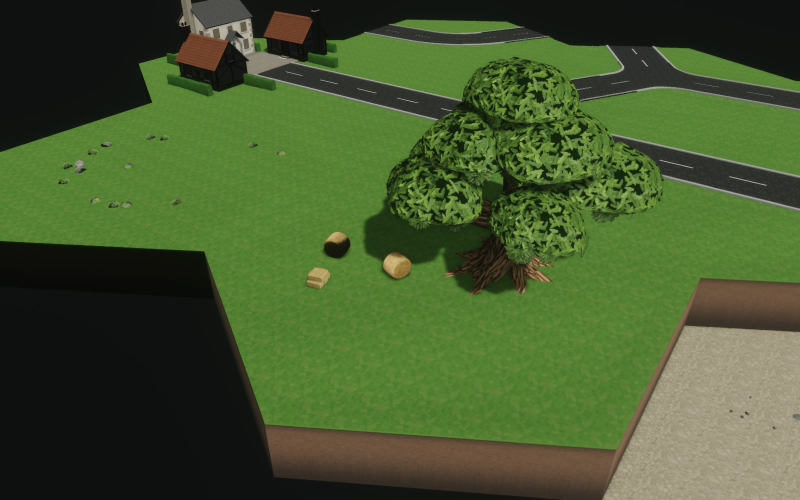
#> input picture docs/checkpoints/hay_bales/hay-play.jpg, 1600 x 1000 px, given in place of ref-2.jpg, which was not available (shown at 1/2 size)
$ python sheet.py
#> lines starting #> are read from the running program, lines starting #| are printed output that depends on the picture; pictures that were not available may be replaced by others from this repository, and a replacement may not be noted
"""Owner review sheets for the hay bales, one per piece: the approved reference crop, the textured
EEVEE stills, the six-view three-quarter render, and the in-engine shots (play distance, sun and shade
close-ups, 1.7 m eye level, scale beside the oak). Usage: python3 docs/checkpoints/hay_bales/sheet.py
(from the repo root, after run.sh has written the JPEGs; needs Pillow)."""
import pathlib

from PIL import Image, ImageDraw

ROOT = pathlib.Path(__file__).resolve().parents[3]
DOCS = ROOT / "docs/checkpoints/hay_bales"
REF = ROOT / "assets-source/refs/farm"
CELL_W, CELL_H = 520, 390
# Reference crops (source pixels): ref-2's yard bales, ref-1's barn-side bales.
CROPS = {
    "hay_bale_round": [("ref-2: round bale (left)", "ref-2.jpg", (250, 880, 560, 1130)),
                       ("ref-2: round and square bales", "ref-2.jpg", (1150, 650, 1780, 1000))],
    "hay_bale_stack": [("ref-1: square bale stacks", "ref-1.jpg", (1520, 560, 1960, 740)),
                       ("ref-2: round and square bales", "ref-2.jpg", (1150, 650, 1780, 1000))],
}
ENGINE = {
    "hay_bale_round": ["hay-play", "hay-round-sun", "hay-round-shade", "hay-eye", "hay-scale-oak"],
    "hay_bale_stack": ["hay-play", "hay-stack-sun", "hay-stack-shade", "hay-eye", "hay-scale-oak"],
}
LABELS = {
    "hay-play": "engine: play distance (tilt off)",
    "hay-round-sun": "engine: close-up, sun side",
    "hay-round-shade": "engine: close-up, shade side",
    "hay-stack-sun": "engine: close-up, sun side",
    "hay-stack-shade": "engine: close-up, shade side",
    "hay-eye": "engine: eye level 1.7 m",
    "hay-scale-oak": "engine: scale beside the hero oak",
}


def cell(im: Image.Image, label: str) -> Image.Image:
    im = im.convert("RGB")
    im.thumbnail((CELL_W, CELL_H))
    c = Image.new("RGB", (CELL_W, CELL_H + 24), (24, 24, 24))
    c.paste(im, ((CELL_W - im.width) // 2, 24 + (CELL_H - im.height) // 2))
    ImageDraw.Draw(c).text((8, 5), label, fill=(232, 232, 232))
    return c


for piece in ("hay_bale_round", "hay_bale_stack"):
    cells = []
    for label, f, box in CROPS[piece]:
        cells.append(cell(Image.open(REF / f).crop(box), label))
#> in cell, `im = im.convert("RGB")`:
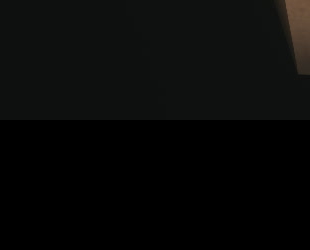
#> im: PIL image 310x250 RGB; mean R, G, B 8.4, 8.9, 8.1
#> in cell, `c = Image.new("RGB", (CELL_W, CELL_H + 24), (24, 24, 24))`: c: PIL image 520x414 RGB; every value is 24
#> in cell, `c.paste(im, ((CELL_W - im.width) // 2, 24 + (CELL_H - im.height) // 2))`:
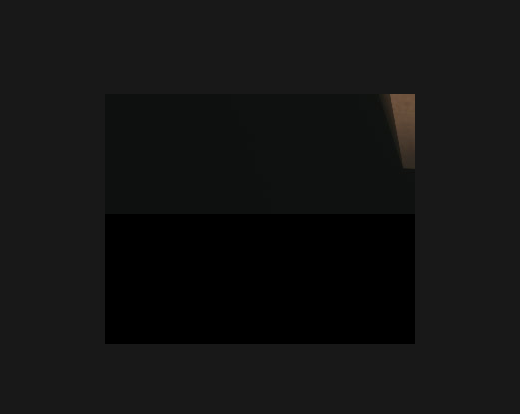
#> c: PIL image 520x414 RGB; mean R, G, B 18.4, 18.6, 18.3
    for v in ("three_quarter", "low_side"):
        cells.append(cell(Image.open(DOCS / f"{piece}-eevee-{v}.jpg"), f"textured EEVEE: {v.replace('_', ' ')}"))
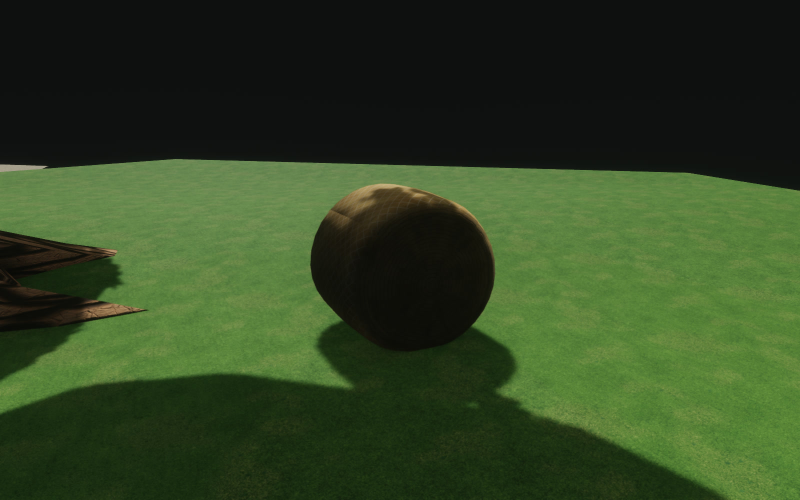
#> input picture docs/checkpoints/hay_bales/hay-round-shade.jpg, 1600 x 1000 px, given in place of hay_bale_round-eevee-three_quarter.jpg, which was not available (shown at 1/2 size)
#> call 3 of cell, with label = 'textured EEVEE: three quarter'
#> in cell, im is the input picture: PIL image 1600x1000 RGB; mean R, G, B 48.4, 67.3, 34.3
#> in cell (call 3), `im.thumbnail((CELL_W, CELL_H))`:
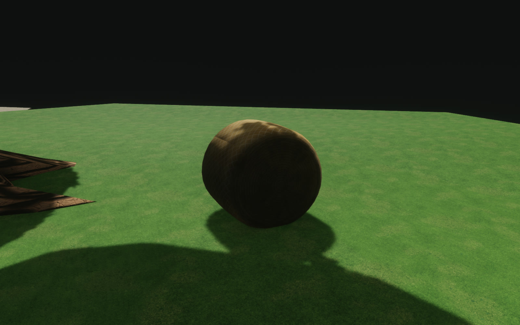
#> im: PIL image 520x325 RGB; mean R, G, B 48.4, 67.3, 34.3
#> in cell (call 3), `c.paste(im, ((CELL_W - im.width) // 2, 24 + (CELL_H - im.height) // 2))`:
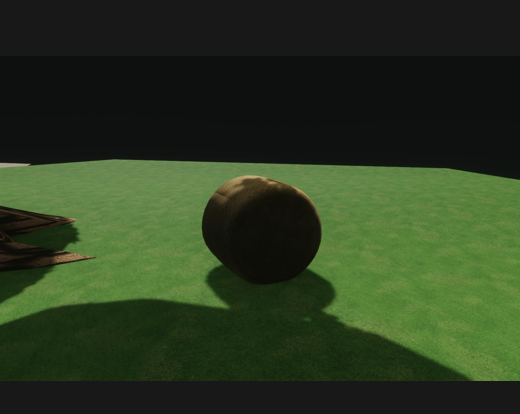
#> c: PIL image 520x414 RGB; mean R, G, B 43.2, 58, 32.1
#> (the run stopped early here; a loop or call above may not have finished)
